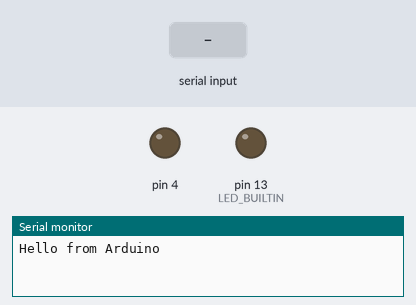
Bench run of a sketch on a simulated Arduino Uno, built with avr-gcc and run on an emulated ATmega328P. Parts: output pins drawn as LEDs (lit = HIGH), the last lines printed to the serial monitor. The inputs (shaded band) are chosen by the test bench.

Above: at 1.2 s.
1.3 s: "1" received over Serial
At 2.2 s:
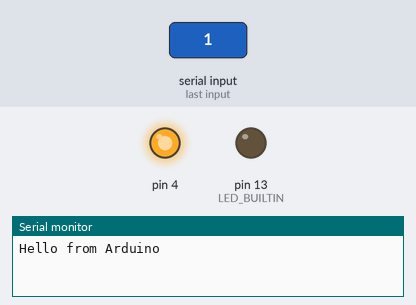
At 2.7 s:
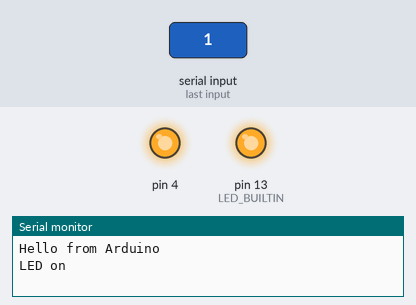
3.8 s: "2" received over Serial
At 5.1 s:
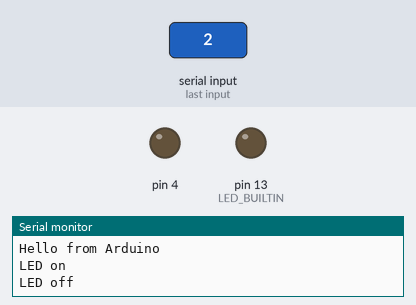
Timing chart, 0 to 6.8 s (numbered marks = the images above; inputs shaded):
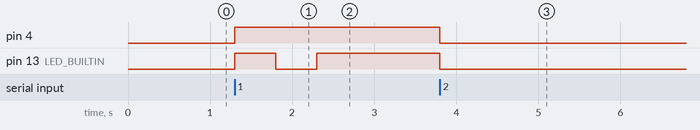

The sketch:

led_2_sensors.ino
```cpp
//#include <SoftwareSerial.h> // remove the inverted commas after you copy the code to the IDE
//SoftwareSerial BT(10, 11);
// creates a "virtual" serial port/UART
// connect BT module TX to D10
// connect BT module RX to D11
// connect BT Vcc to 5V, GND to GND
void setup()
{
  // set digital pin to control as an output
  pinMode(LED_BUILTIN, OUTPUT);
  pinMode(4, OUTPUT);
  // set the data rate for the SoftwareSerial port
  Serial.begin(9600);
  // Send test message to other device
  Serial.println("Hello from Arduino");
}
char a; // stores incoming character from other device
void loop()
{
  if (Serial.available())
  // if text arrived in from BT serial...
  {
    a=(Serial.read());
    if (a=='1')
    {
      digitalWrite(4, HIGH);
      digitalWrite(LED_BUILTIN, HIGH);
      delay(500);
      digitalWrite(LED_BUILTIN, LOW);
      delay(500);
      digitalWrite(LED_BUILTIN, HIGH);
      Serial.println("LED on");
    }
    if (a=='2')
    {
      digitalWrite(4, LOW);
      digitalWrite(LED_BUILTIN, LOW);
      Serial.println("LED off");
    }
    if (a=='?')
    {
      Serial.println("Send '1' to turn LED on");
      Serial.println("Send '2' to turn LED on");
    }
    // you can add more "if" statements with other characters to add more commands
    if (a == 'a')
    {
      while (Serial.read() != 'n' ) {
        float sensorValue = analogRead(A0);
        Serial.println(sensorValue);
        delay(500);        // delay in between reads for stability
      }
    }
    if (a == 'b')
    {
      while (Serial.read() != 'n' ) {
        float sensorValue = analogRead(A1);
        Serial.println(sensorValue);
        delay(500);        // delay in between reads for stability
      }

    }
  else{
  }
  delay(1000);
}
}
```

Measured:
- after the input at 1.3 s, pin 4: LOW → HIGH at once; pin 13 (LED_BUILTIN): LOW → HIGH at once, → LOW 0.50 s later, → HIGH 0.50 s later
- after the input at 3.8 s, pin 4, pin 13 (LED_BUILTIN): HIGH → LOW at once
